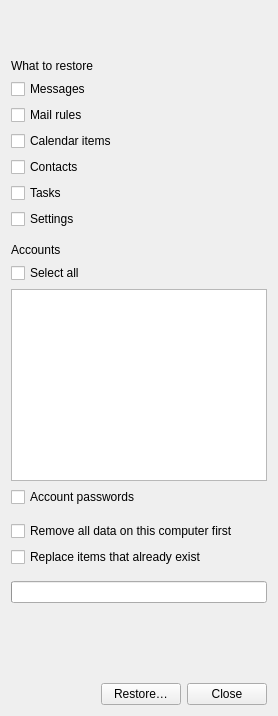
<?xml version="1.0" encoding="UTF-8"?>
<ui version="4.0">
 <class>Restore</class>
 <widget class="QWidget" name="Restore">
  <property name="windowTitle">
   <string>Restore</string>
  </property>
  <layout class="QVBoxLayout" name="layout" stretch="0,0,0,0,0,0,0,0,0,0,0,0,0,0,0,0,0,0,0,0,1,0">
   <item>
    <widget class="QLabel" name="fileName">
     <property name="role" stdset="0">
      <string>heading</string>
     </property>
    </widget>
   </item>
   <item>
    <widget class="QLabel" name="summary">
     <property name="wordWrap">
      <bool>true</bool>
     </property>
    </widget>
   </item>
   <item>
    <spacer name="blankAboveParts">
     <property name="orientation">
      <enum>Qt::Vertical</enum>
     </property>
     <property name="sizeType">
      <enum>QSizePolicy::Fixed</enum>
     </property>
     <property name="sizeHint" stdset="0">
      <size>
       <width>0</width>
       <height>8</height>
      </size>
     </property>
    </spacer>
   </item>
   <item>
    <widget class="QLabel" name="whatHeading">
     <property name="text">
      <string>What to restore</string>
     </property>
     <property name="role" stdset="0">
      <string>heading</string>
     </property>
    </widget>
   </item>
   <item>
    <widget class="QCheckBox" name="partMessages">
     <property name="text">
      <string>Messages</string>
     </property>
    </widget>
   </item>
   <item>
    <widget class="QCheckBox" name="partRules">
     <property name="text">
      <string>Mail rules</string>
     </property>
    </widget>
   </item>
   <item>
    <widget class="QCheckBox" name="partCalendars">
     <property name="text">
      <string>Calendar items</string>
     </property>
    </widget>
   </item>
   <item>
    <widget class="QCheckBox" name="partContacts">
     <property name="text">
      <string>Contacts</string>
     </property>
    </widget>
   </item>
   <item>
    <widget class="QCheckBox" name="partTasks">
     <property name="text">
      <string>Tasks</string>
     </property>
    </widget>
   </item>
   <item>
    <widget class="QCheckBox" name="partSettings">
     <property name="text">
      <string>Settings</string>
     </property>
    </widget>
   </item>
   <item>
    <spacer name="blankAboveAccounts">
     <property name="orientation">
      <enum>Qt::Vertical</enum>
     </property>
     <property name="sizeType">
      <enum>QSizePolicy::Fixed</enum>
     </property>
     <property name="sizeHint" stdset="0">
      <size>
       <width>0</width>
       <height>8</height>
      </size>
     </property>
    </spacer>
   </item>
   <item>
    <widget class="QLabel" name="accountsHeading">
     <property name="text">
      <string>Accounts</string>
     </property>
     <property name="role" stdset="0">
      <string>heading</string>
     </property>
    </widget>
   </item>
   <item>
    <widget class="QCheckBox" name="selectAll">
     <property name="text">
      <string>Select all</string>
     </property>
    </widget>
   </item>
   <item>
    <widget class="QListWidget" name="accounts" />
   </item>
   <item>
    <widget class="QCheckBox" name="passwords">
     <property name="text">
      <string>Account passwords</string>
     </property>
    </widget>
   </item>
   <item>
    <spacer name="blankAboveChoices">
     <property name="orientation">
      <enum>Qt::Vertical</enum>
     </property>
     <property name="sizeType">
      <enum>QSizePolicy::Fixed</enum>
     </property>
     <property name="sizeHint" stdset="0">
      <size>
       <width>0</width>
       <height>8</height>
      </size>
     </property>
    </spacer>
   </item>
   <item>
    <widget class="QCheckBox" name="removeFirst">
     <property name="text">
      <string>Remove all data on this computer first</string>
     </property>
    </widget>
   </item>
   <item>
    <widget class="QCheckBox" name="replaceExisting">
     <property name="text">
      <string>Replace items that already exist</string>
     </property>
    </widget>
   </item>
   <item>
    <spacer name="blankAboveProgress">
     <property name="orientation">
      <enum>Qt::Vertical</enum>
     </property>
     <property name="sizeType">
      <enum>QSizePolicy::Fixed</enum>
     </property>
     <property name="sizeHint" stdset="0">
      <size>
       <width>0</width>
       <height>8</height>
      </size>
     </property>
    </spacer>
   </item>
   <item>
    <widget class="QProgressBar" name="progress" />
   </item>
   <item>
    <widget class="QScrollArea" name="statusArea">
     <property name="widgetResizable">
      <bool>true</bool>
     </property>
     <property name="frameShape">
      <enum>QFrame::NoFrame</enum>
     </property>
     <widget class="QLabel" name="status">
      <property name="wordWrap">
       <bool>true</bool>
      </property>
      <property name="alignment">
       <set>Qt::AlignLeft|Qt::AlignTop</set>
      </property>
     </widget>
    </widget>
   </item>
   <item>
    <layout class="QHBoxLayout" name="buttons" stretch="1,0,0">
     <item>
      <spacer name="buttonsStart">
       <property name="orientation">
        <enum>Qt::Horizontal</enum>
       </property>
       <property name="sizeType">
        <enum>QSizePolicy::Expanding</enum>
       </property>
       <property name="sizeHint" stdset="0">
        <size>
         <width>0</width>
         <height>0</height>
        </size>
       </property>
      </spacer>
     </item>
     <item>
      <widget class="QPushButton" name="restore">
       <property name="text">
        <string>Restore…</string>
       </property>
      </widget>
     </item>
     <item>
      <widget class="QPushButton" name="close">
       <property name="text">
        <string>Close</string>
       </property>
      </widget>
     </item>
    </layout>
   </item>
  </layout>
 </widget>
 <resources />
 <connections />
</ui>
